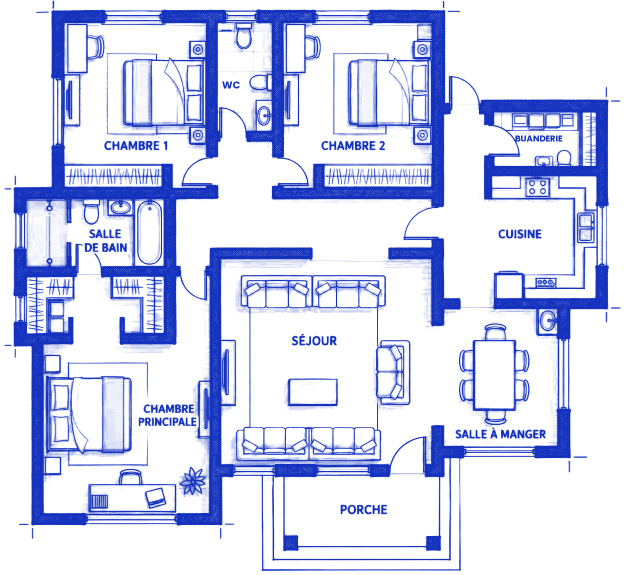
#> input picture visite_plan/jobs/V3-3CH-01/plan.png, 1250 x 1150 px (shown at 1/2 size)
$ python make_paths.py
#> lines starting #> are read from the running program, lines starting #| are printed output that depends on the picture
"""Pièces (polygones) et trajets du point pour V3-3CH-01 : coordonnées en pixels du plan nettoyé (1268x1238), décalées (OFF) vers plan.png."""
import json
from PIL import Image, ImageDraw
OFF = (-10, -30)
def o(p): return (p[0]+OFF[0], p[1]+OFF[1])
def rect(x0,y0,x1,y1): return [(x0,y0),(x1,y0),(x1,y1),(x0,y1)]
POLYS = {
 "Porche": rect(545,975,890,1160),
 "Séjour": rect(450,545,880,960),
 "Salle à manger": rect(890,645,1135,925),
 "Cuisine": rect(995,380,1205,630),
 "Buanderie": rect(995,255,1205,355),
 "Chambre 2": rect(570,70,880,400),
 "WC": rect(445,70,555,295),
 "Chambre 1": rect(135,70,430,400),
 "Chambre principale": [(55,425),(340,425),(340,560),(430,560),(430,1060),(95,1060),(95,715),(55,715)],
}
START = (735, 1150)
PATHS = {   # waypoints : toujours par les portes / ouvertures
 "Porche": [START, (735,1060)],
 "Séjour": [(735,1060),(790,1000),(828,962),(800,900),(720,800),(640,750)],
 "Salle à manger": [(640,750),(780,700),(870,720),(905,770),(905,795)],
 "Cuisine": [(905,795),(930,690),(935,600),(980,540),(1060,520)],
 "Buanderie": [(1060,520),(990,480),(935,420),(935,320),(975,300),(1030,320)],
 "Chambre 2": [(1030,320),(975,300),(935,330),(935,450),(890,480),(800,470),(640,460),(590,425),(588,400),(640,300),(720,280)],
 "WC": [(720,280),(640,300),(588,400),(560,440),(480,440),(470,330),(480,280),(500,230)],
 "Chambre 1": [(500,230),(480,300),(470,380),(440,425),(412,412),(400,370),(300,280)],
 "Chambre principale": [(300,280),(400,370),(412,412),(400,470),(395,560),(400,630),(385,700),(330,760),(290,790)],
}
def chaikin(pts, n=2):
    for _ in range(n):
        out=[pts[0]]
        for a,b in zip(pts,pts[1:]):
            out += [(0.75*a[0]+0.25*b[0],0.75*a[1]+0.25*b[1]),(0.25*a[0]+0.75*b[0],0.25*a[1]+0.75*b[1])]
        out.append(pts[-1]); pts=out
    return pts
rooms=[]
for name, wp in PATHS.items():
    sm = chaikin(wp) if len(wp)>2 else wp
    rooms.append({"name":name,"path":[[round(c,1) for c in o(p)] for p in sm],"poly":[list(o(p)) for p in POLYS[name]]})
json.dump({"start":list(o(START)),"rooms":rooms},open("paths.json","w"),indent=1,ensure_ascii=False)
img=Image.open("plan.png").convert("RGB"); d=ImageDraw.Draw(img,"RGBA")
#> further down, img is the input picture: PIL image 1250x1150 RGB; mean R, G, B 209.2, 215, 242.3
cols=[(240,138,46),(200,0,0),(0,160,0),(160,0,200),(0,160,160),(200,120,0),(255,0,120),(90,90,90),(0,0,0),(0,120,255)]
for i,r in enumerate(rooms):
    c=cols[i%len(cols)]
    d.polygon([tuple(p) for p in r["poly"]],fill=c+(45,),outline=c+(255,))
    d.line([tuple(p) for p in r["path"]],fill=c+(255,),width=5)
img.save("paths_check.png")
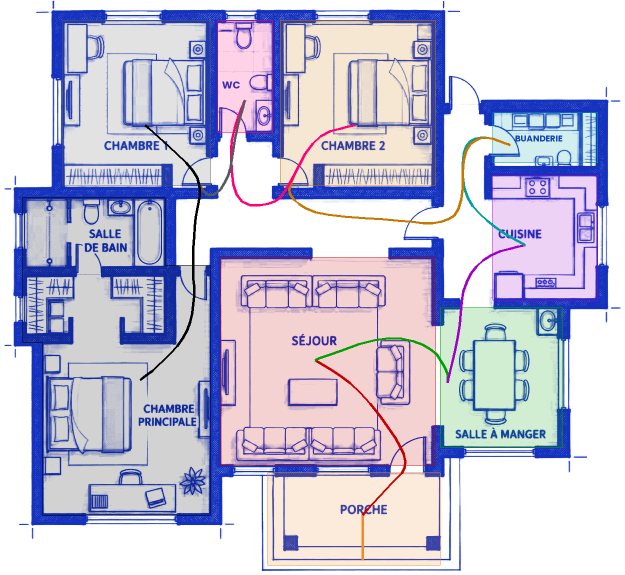
#> saved as paths_check.png: PIL image 1250x1150 RGB (shown at 1/2 size); mean R, G, B 198.6, 196.4, 218.4

$ run again, with visite_plan/jobs/V3-3CH-01/source.png copied over visite_plan/jobs/V3-3CH-01/plan.png
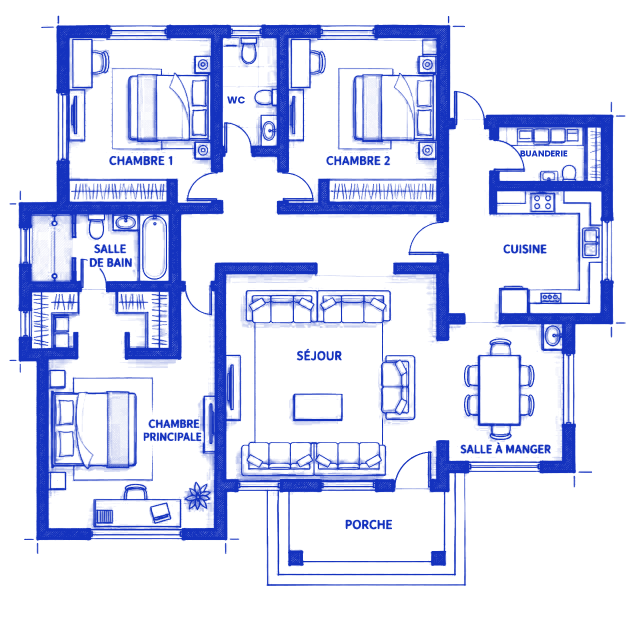
#> input picture visite_plan/jobs/V3-3CH-01/source.png, 1268 x 1238 px (shown at 1/2 size)
#> img is the input picture: PIL image 1268x1238 RGB; mean R, G, B 213, 218.4, 243.3
#> `img.save("paths_check.png")`:
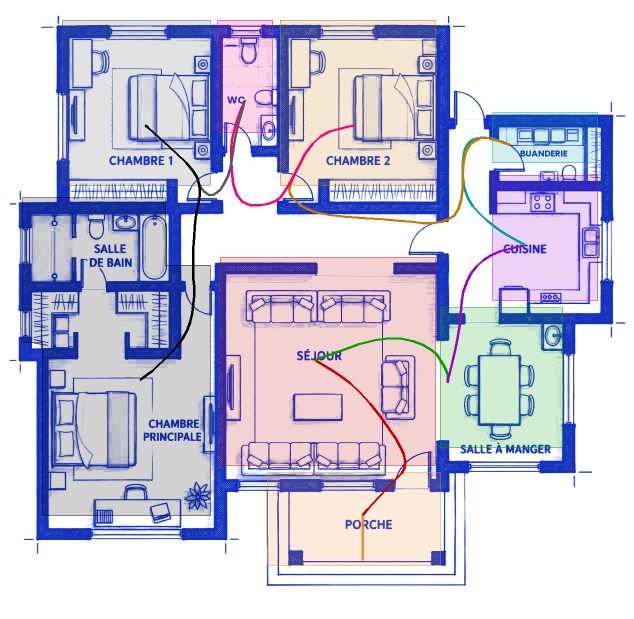
#> saved as paths_check.png: PIL image 1268x1238 RGB (shown at 1/2 size); mean R, G, B 203.6, 201.6, 221.5
